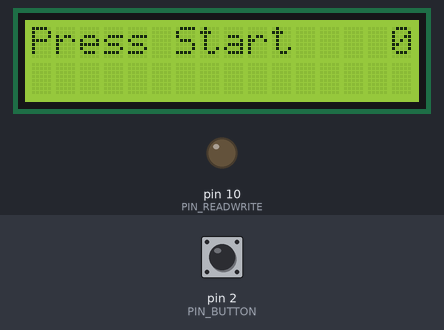
Bench run of a sketch on a simulated Arduino Uno, built with avr-gcc and run on an emulated ATmega328P. Parts: 16×2 character LCD, output pins drawn as LEDs (lit = HIGH). The inputs (shaded band) are chosen by the test bench; at power-on: pin 2 (PIN_BUTTON) HIGH. Random numbers use the default seed unless the sketch sets one; pins used as bus, display or sensor lines are not drawn.

Above: at 1.3 s.
1.4 s: pin 2 (PIN_BUTTON) pulled LOW for 0.15 s
At 1.75 s:
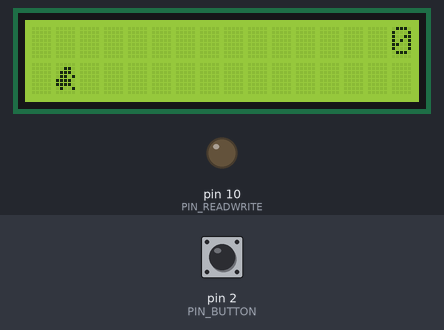
2.1 s: pin 2 (PIN_BUTTON) pulled LOW for 1 s
At 2.3 s:
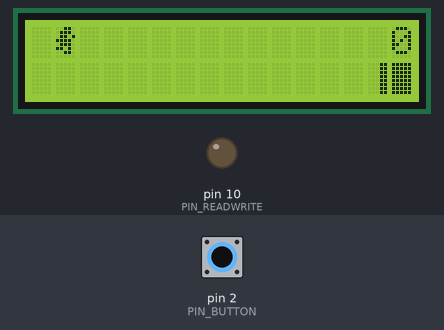
3.7 s: pin 2 (PIN_BUTTON) pulled LOW for 0.15 s
At 4.3 s:
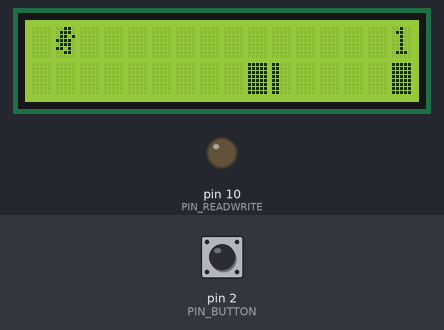
4.4 s: pin 2 (PIN_BUTTON) pulled LOW for 3.2 s
At 6.3 s:
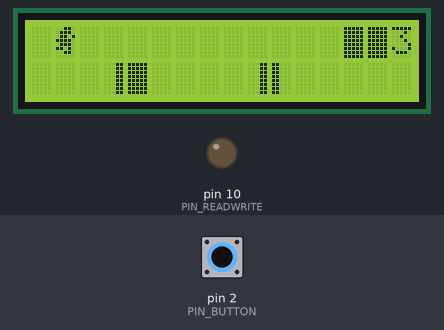
8.2 s: pin 2 (PIN_BUTTON) pulled LOW for 0.15 s
At 8.48 s:
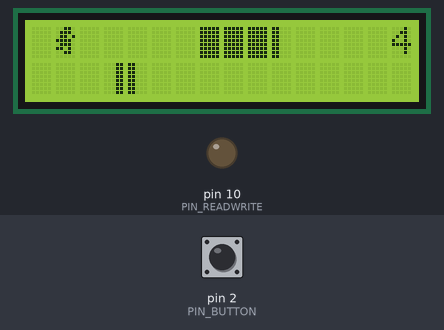
8.9 s: pin 2 (PIN_BUTTON) pulled LOW for 1 s
At 11.5 s:
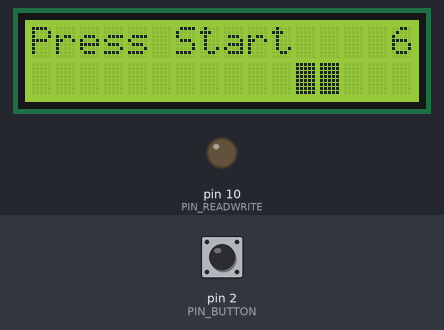
Timing chart, 0 to 12.4 s (numbered marks = the images above; inputs shaded):
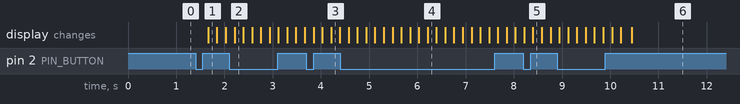

Measured:
- after the input at 1.4 s, the display: changes after 0.26 s (image 1)

The sketch:

ArduinoCode.ino
```cpp
#include <hd44780.h> // Use the hd44780 library compatible with Renesas Uno
#include <Wire.h>
#include <hd44780ioClass/hd44780_I2Cexp.h> // I2C display class
hd44780_I2Cexp lcd;

#define PIN_BUTTON 2
#define PIN_AUTOPLAY 1
#define PIN_READWRITE 10
#define PIN_CONTRAST 7

#define SPRITE_RUN1 1
#define SPRITE_RUN2 2
#define SPRITE_JUMP 3
#define SPRITE_JUMP_LOWER 4
#define SPRITE_TERRAIN_EMPTY ' '
#define SPRITE_TERRAIN_SOLID 5
#define SPRITE_TERRAIN_SOLID_RIGHT 6
#define SPRITE_TERRAIN_SOLID_LEFT 7

#define HERO_HORIZONTAL_POSITION 1
#define TERRAIN_WIDTH 16
#define TERRAIN_EMPTY 0
#define TERRAIN_LOWER_BLOCK 1
#define TERRAIN_UPPER_BLOCK 2

#define HERO_POSITION_OFF 0
#define HERO_POSITION_RUN_LOWER_1 1
#define HERO_POSITION_RUN_LOWER_2 2
#define HERO_POSITION_JUMP 3 // Only one jump position now
#define HERO_POSITION_FALL 4

static char terrainUpper[TERRAIN_WIDTH + 1];
static char terrainLower[TERRAIN_WIDTH + 1];
static bool buttonPushed = false;

void initializeGraphics() {
    static byte graphics[] = {
        // Run position 1
        B00000, B00110, B01110, B01101, B11110, B11110, B01001, B00000,
        // Run position 2
        B00000, B00110, B01110, B01101, B11110, B11110, B00110, B00000,
        // Jump
        B00110, B01110, B01101, B11110, B01110, B11010, B00110, B00000,
        // Jump lower
        B00110, B01110, B01101, B11110, B11110, B00101, B00000, B00000,
        // Ground
        B11111, B11111, B11111, B11111, B11111, B11111, B11111, B11111,
        // Ground right
        B00011, B00011, B00011, B00011, B00011, B00011, B00011, B00011,
        // Ground left
        B11000, B11000, B11000, B11000, B11000, B11000, B11000, B11000
    };
    for (int i = 0; i < 7; ++i) {
        lcd.createChar(i + 1, &graphics[i * 8]);
    }
    for (int i = 0; i < TERRAIN_WIDTH; ++i) {
        terrainUpper[i] = SPRITE_TERRAIN_EMPTY;
        terrainLower[i] = SPRITE_TERRAIN_EMPTY;
    }
    terrainUpper[TERRAIN_WIDTH] = '\0';
    terrainLower[TERRAIN_WIDTH] = '\0';
}

void advanceTerrain(char* terrain, byte newTerrain) {
    for (int i = 0; i < TERRAIN_WIDTH; ++i) {
        char current = terrain[i];
        char next = (i == TERRAIN_WIDTH - 1) ? newTerrain : terrain[i + 1];

        switch (current) {
            case SPRITE_TERRAIN_EMPTY:
                terrain[i] = (next == SPRITE_TERRAIN_SOLID) ? SPRITE_TERRAIN_SOLID_RIGHT : SPRITE_TERRAIN_EMPTY;
                break;
            case SPRITE_TERRAIN_SOLID:
                terrain[i] = (next == SPRITE_TERRAIN_EMPTY) ? SPRITE_TERRAIN_SOLID_LEFT : SPRITE_TERRAIN_SOLID;
                break;
            case SPRITE_TERRAIN_SOLID_RIGHT:
                terrain[i] = SPRITE_TERRAIN_SOLID;
                break;
            case SPRITE_TERRAIN_SOLID_LEFT:
                terrain[i] = SPRITE_TERRAIN_EMPTY;
                break;
        }
    }
}

bool drawHero(byte position, char* terrainUpper, char* terrainLower, unsigned int score) {
    bool collide = false;
    char upperSave = terrainUpper[HERO_HORIZONTAL_POSITION];
    char lowerSave = terrainLower[HERO_HORIZONTAL_POSITION];
    byte upper, lower;

    switch (position) {
        case HERO_POSITION_OFF: upper = lower = SPRITE_TERRAIN_EMPTY; break;
        case HERO_POSITION_RUN_LOWER_1: upper = SPRITE_TERRAIN_EMPTY; lower = SPRITE_RUN1; break;
        case HERO_POSITION_RUN_LOWER_2: upper = SPRITE_TERRAIN_EMPTY; lower = SPRITE_RUN2; break;
        case HERO_POSITION_JUMP: upper = SPRITE_JUMP; lower = SPRITE_TERRAIN_EMPTY; break;
        case HERO_POSITION_FALL: upper = SPRITE_TERRAIN_EMPTY; lower = SPRITE_JUMP_LOWER; break;
    }

    if (upper != SPRITE_TERRAIN_EMPTY) {
        terrainUpper[HERO_HORIZONTAL_POSITION] = upper;
        collide = (upperSave == SPRITE_TERRAIN_EMPTY) ? false : true;
    }
    if (lower != SPRITE_TERRAIN_EMPTY) {
        terrainLower[HERO_HORIZONTAL_POSITION] = lower;
        collide |= (lowerSave == SPRITE_TERRAIN_EMPTY) ? false : true;
    }

    byte digits = (score > 9999) ? 5 : (score > 999) ? 4 : (score > 99) ? 3 : (score > 9) ? 2 : 1;
    terrainUpper[TERRAIN_WIDTH] = '\0';
    terrainLower[TERRAIN_WIDTH] = '\0';
    char temp = terrainUpper[16 - digits];
    terrainUpper[16 - digits] = '\0';

    lcd.setCursor(0, 0);
    lcd.print(terrainUpper);
    terrainUpper[16 - digits] = temp;
    lcd.setCursor(0, 1);
    lcd.print(terrainLower);
    lcd.setCursor(16 - digits, 0);
    lcd.print(score);
    terrainUpper[HERO_HORIZONTAL_POSITION] = upperSave;
    terrainLower[HERO_HORIZONTAL_POSITION] = lowerSave;
    return collide;
}

unsigned long lastDebounceTime = 0;
const unsigned long debounceDelay = 50;
unsigned long jumpStartTime = 0; // To track when jump starts
const unsigned long jumpDuration = 1500; // Duration of jump

void buttonPush() {
    if (millis() - lastDebounceTime > debounceDelay) {
        buttonPushed = true;
        lastDebounceTime = millis();
    }
}

void setup() {
    lcd.begin(16, 2);
    lcd.backlight();
    pinMode(PIN_READWRITE, OUTPUT);
    digitalWrite(PIN_READWRITE, LOW);
    pinMode(PIN_CONTRAST, OUTPUT);
    digitalWrite(PIN_CONTRAST, LOW);
    pinMode(PIN_BUTTON, INPUT_PULLUP);
    pinMode(PIN_AUTOPLAY, OUTPUT);
    digitalWrite(PIN_AUTOPLAY, HIGH);
    attachInterrupt(digitalPinToInterrupt(PIN_BUTTON), buttonPush, FALLING);
    initializeGraphics();
    randomSeed(analogRead(A0));
    Serial.begin(9600); // Initialize Serial for debugging
}

void loop() {
    static byte heroPos = HERO_POSITION_RUN_LOWER_1;
    static byte newTerrainType = TERRAIN_EMPTY;
    static byte newTerrainDuration = 1;
    static bool playing = false;
    static unsigned int distance = 0;
    static unsigned long animationTimer = 0; // Timer for animation
    static const unsigned long animationDelay = 250; // Delay for animation frames

    if (!playing) {
        drawHero(HERO_POSITION_OFF, terrainUpper, terrainLower, distance >> 3);
        lcd.setCursor(0, 0);
        lcd.print("Press Start");
        delay(250);
        // Check if button is pushed to start the game
        if (buttonPushed) {
            initializeGraphics();
            heroPos = HERO_POSITION_RUN_LOWER_1; // Reset hero position
            playing = true;
            buttonPushed = false; // Reset button state
            distance = 0; // Reset distance
            animationTimer = millis(); // Initialize animation timer
        }
        return;
    }

    // Game logic when playing
    advanceTerrain(terrainLower, newTerrainType == TERRAIN_LOWER_BLOCK ? SPRITE_TERRAIN_SOLID : SPRITE_TERRAIN_EMPTY);
    advanceTerrain(terrainUpper, newTerrainType == TERRAIN_UPPER_BLOCK ? SPRITE_TERRAIN_SOLID : SPRITE_TERRAIN_EMPTY);
    if (--newTerrainDuration == 0) {
        newTerrainType = (newTerrainType == TERRAIN_EMPTY) ? ((random(3) == 0) ? TERRAIN_UPPER_BLOCK : TERRAIN_LOWER_BLOCK) : TERRAIN_EMPTY;
        newTerrainDuration = (newTerrainType == TERRAIN_EMPTY) ? 5 + random(10) : 2 + random(6);
    }

    // Check if jump button is pressed
    if (buttonPushed && (heroPos == HERO_POSITION_RUN_LOWER_1 || heroPos == HERO_POSITION_RUN_LOWER_2)) {
        // Start jump
        heroPos = HERO_POSITION_JUMP; // Set to jump position
        jumpStartTime = millis(); // Record when jump starts
        buttonPushed = false; // Reset button state
    }

    // Handle jump and fall states
    if (heroPos == HERO_POSITION_JUMP) {
        if (millis() - jumpStartTime >= jumpDuration) {
            heroPos = HERO_POSITION_FALL;
        }
    } else if (heroPos == HERO_POSITION_FALL) {
        if (terrainLower[HERO_HORIZONTAL_POSITION] == SPRITE_TERRAIN_EMPTY) {
            heroPos = HERO_POSITION_RUN_LOWER_1; // Reset to run position when falling
        }
    } else {
        // Update hero position for run animation when on the floor
        if (millis() - animationTimer >= animationDelay) {
            heroPos = (heroPos == HERO_POSITION_RUN_LOWER_1) ? HERO_POSITION_RUN_LOWER_2 : HERO_POSITION_RUN_LOWER_1;
            animationTimer = millis(); // Reset timer
        }
    }

    // Check for collision
    bool collide = drawHero(heroPos, terrainUpper, terrainLower, distance >> 3);
    if (collide) {
        playing = false; // Reset playing state if there's a collision
        return;
    }

    distance++;
    delay(150); // Control game speed
}
```
